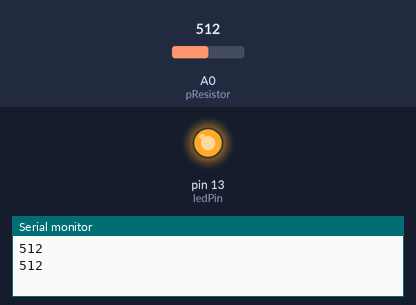
The sketch below on a simulated Arduino Uno, built with avr-gcc and run on an emulated ATmega328P. Shown: output pins drawn as LEDs (lit = HIGH), the last lines printed to the serial monitor. Inputs (shaded band) come from the test bench; at power-on: A0 (pResistor) = 512.

Above: at 1.8 s.
1.9 s: A0 (pResistor) set to 582
3.4 s: A0 (pResistor) set to 611
At 5.2 s:
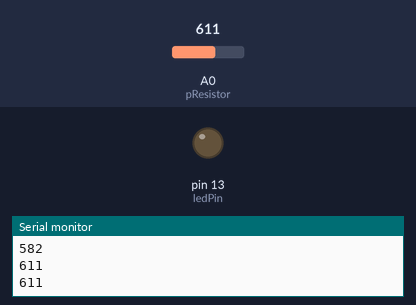
5.5 s: A0 (pResistor) set to 590
At 6.9 s:
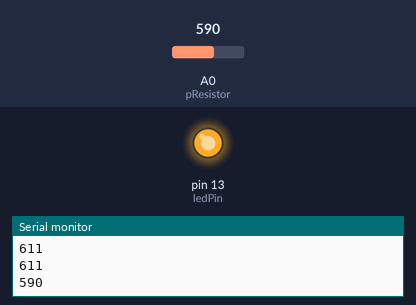
7.5 s: A0 (pResistor) set to 610
At 8.5 s:
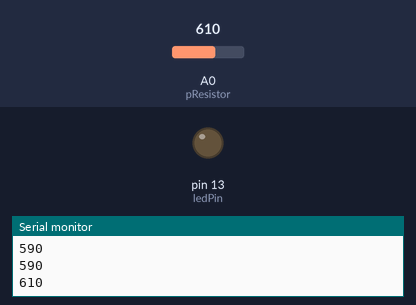
Timing chart, 0 to 10.5 s (numbered marks = the images above; inputs shaded):
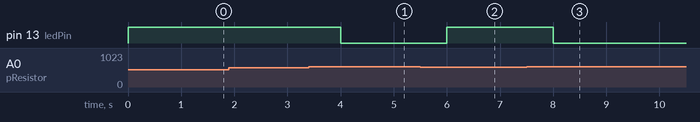

The sketch:

PhotoResistor-and-Led.ino
```cpp
//Constants
const int pResistor = A0; // Photoresistor at Arduino analog pin A0
const int ledPin=13;       // Led pin at Arduino pin 9

//Variables
int value;				  // Store value from photoresistor (0-1023)

void setup(){
 Serial.begin(9600);
 pinMode(ledPin, OUTPUT);  // Set lepPin - 9 pin as an output
 pinMode(pResistor, INPUT);// Set pResistor - A0 pin as an input (optional)
}

void loop(){
  value = analogRead(pResistor);
  Serial.print("\n");
  Serial.print(value);

  //You can change value "25"
  if (value > 600){
    digitalWrite(ledPin, LOW);  //Turn led off
  }
  else{
    digitalWrite(ledPin, HIGH); //Turn led on
  }

  delay(1000); //Small delay
}
```

Measured:
- the behaviour switches between 600 and 601 on A0 (pResistor) (found by bisection; images 0 and 1)
- after the input at 3.4 s, pin 13 (ledPin): HIGH → LOW after 0.60 s
- after the input at 5.5 s, pin 13 (ledPin): LOW → HIGH after 0.50 s
- after the input at 7.5 s, pin 13 (ledPin): HIGH → LOW after 0.50 s
